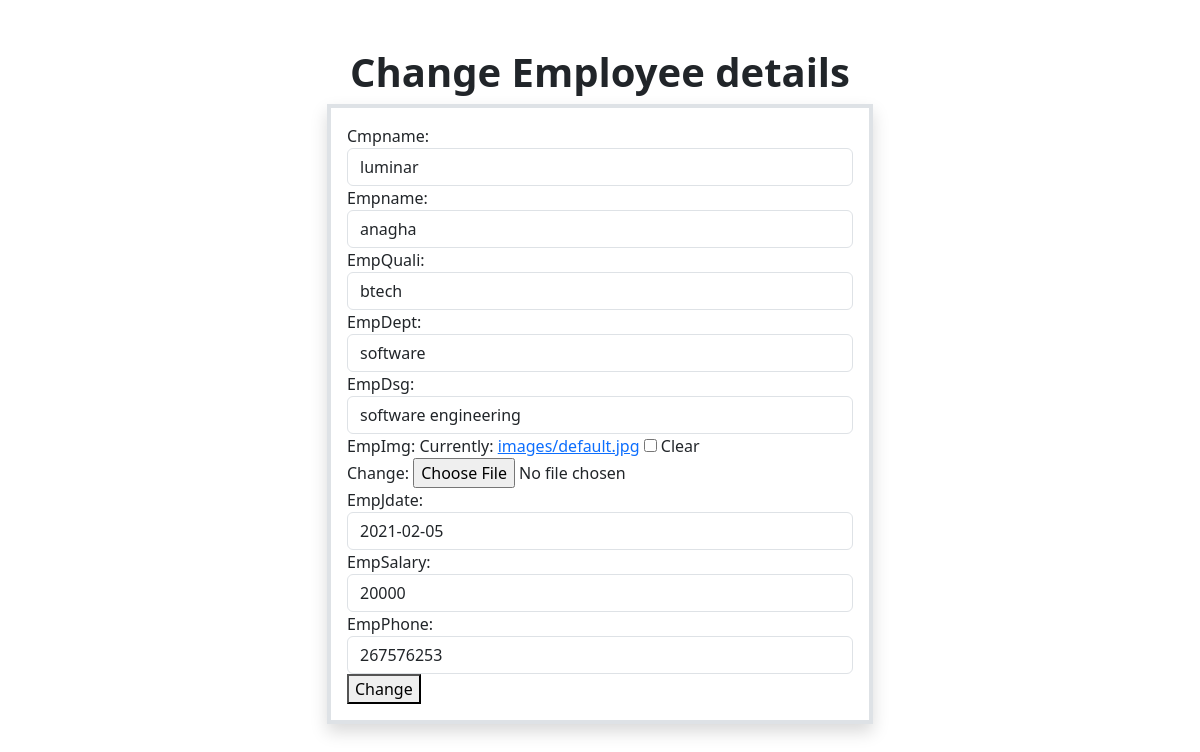
The page /empapp/employe/9/change/ on the database its author committed.
### empapp/models.py (models this page shows)
class company(models.Model):
    cmpname=models.CharField(max_length=200,unique=True)
    empname=models.CharField(max_length=200)
    empQuali=models.CharField(max_length=200)
    empDept=models.CharField(max_length=200)
    empDsg=models.CharField(max_length=200)
    empImg=models.ImageField(upload_to='images',default="images/default.jpg",blank=True)
    empJdate=models.DateTimeField()
    empSalary=models.IntegerField()
    empPhone=models.IntegerField()

### empapp/views.py (the view, shortened to what this page needs)
# urls.py: path("employe/<int:pk>/change/",views.EmployeUpdateView.as_view(),name="employe-edit"),
class EmployeUpdateView(View):
    def get(self,request,*args,**kwargs):
        id=kwargs.get("pk")
        company_objects=company.objects.get(id=id)
        form=CompanyForm(instance=company_objects)
        return render(request,"employe_edit.html",{'form':form})

### empapp/forms.py
class CompanyForm(forms.ModelForm):
    class Meta:
        model=company
        fields="__all__"
        widgets={
            'cmpname':forms.TextInput(attrs={'class':'form-control'}),
            'empname':forms.TextInput(attrs={'class':'form-control'}),
            'empQuali':forms.TextInput(attrs={'class':'form-control'}),
            'empDept':forms.TextInput(attrs={'class':'form-control'}),
            'empDsg':forms.TextInput(attrs={'class':'form-control'}),
            'emgImg':forms.FileInput(attrs={'class':'form-control'}),
            'empJdate':forms.DateInput(attrs={'class':'form-control'}),
            'empSalary':forms.NumberInput(attrs={'class':'form-control'}),
            'empPhone':forms.NumberInput(attrs={'class':'form-control'}),
        }

### empapp/Templates/employe_edit.html (shortened to what this page needs)
<!DOCTYPE html>
<html lang="en">
<head>
    <link href="https://cdn.jsdelivr.net/npm/bootstrap@5.3.2/dist/css/bootstrap.min.css" rel="stylesheet">
</head>
<body>
    <h1 class="text-center fw-bolder mt-5">Change Employee details</h1>
    <div class="container">
        <div class="row">
           <div class="col-3"></div>
           <div class="col-6">
            <form action="" class="p-3 border border-4 shadow" method="post" enctype="multipart/form-data">{% csrf_token %}
                {{form}}
                <button type="submit">Change</button>
            </form>
           </div>
           <div class="col-3"></div>
        </div>
    </div>
</body>
</html>

### rows shown on the page
company: cmpname "luminar", empname "anagha", empQuali "btech", empDept "software", empDsg "software engineering", empJdate "2021-02-05", empSalary "20000", empPhone "267576253"
